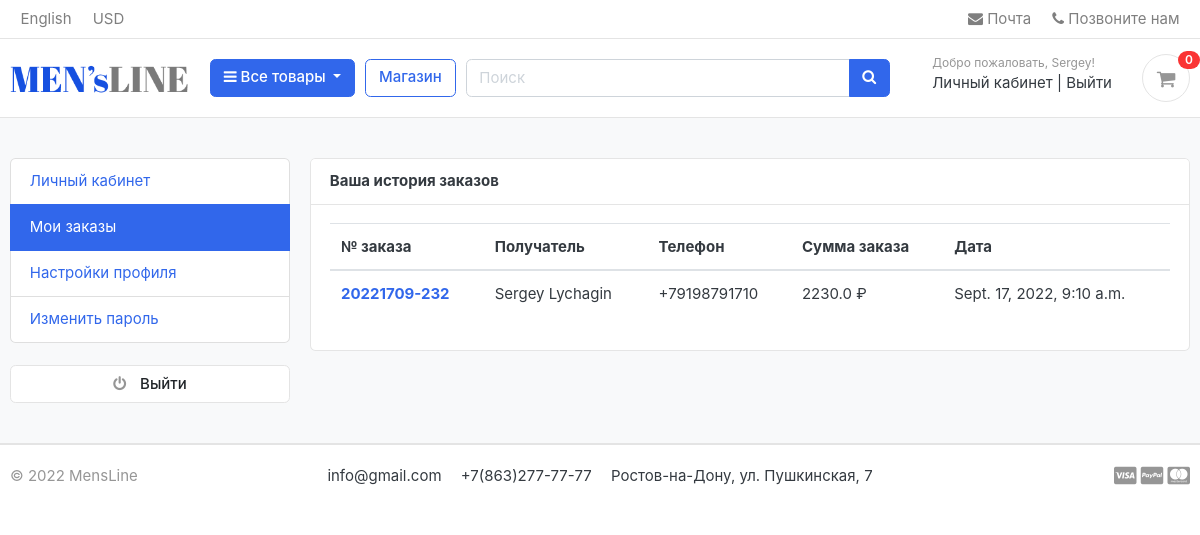
/accounts/my_orders/ (signed in), run on an earlier commit of the app's database.
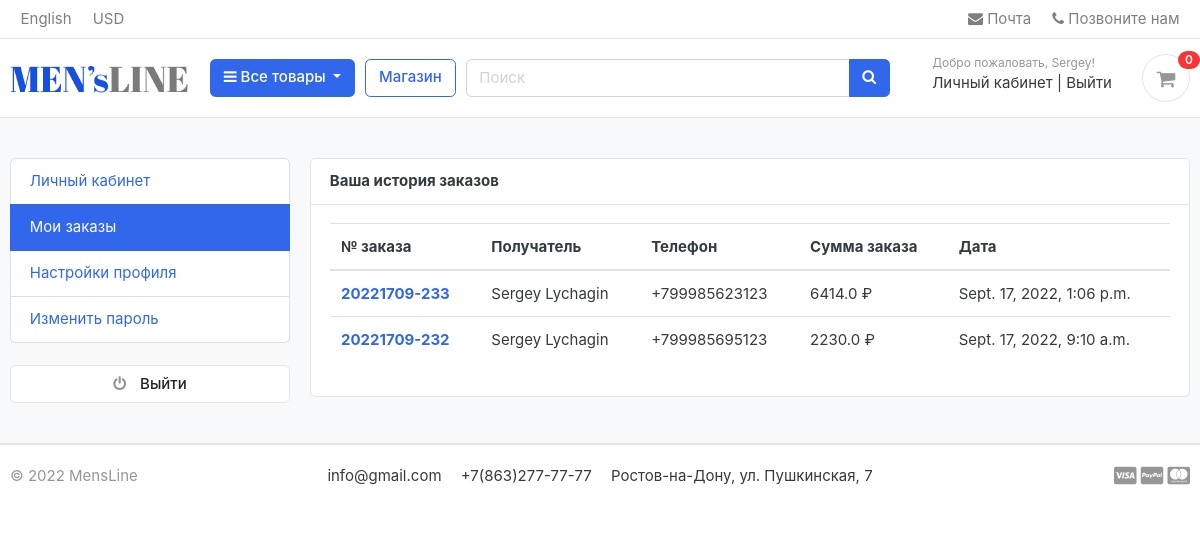
And on a later commit of the database.
### orders/models.py (models this page shows, shortened)
class Order(models.Model):
    STATUS = (
        ('New', 'New'),
        ('Accepted', 'Accepted'),
        ('Completed', 'Completed'),
        ('Cancelled', 'Cancelled'),
    )
    objects = models.Manager()
    user = models.ForeignKey(Account, on_delete=models.SET_NULL, null=True)
    payment = models.ForeignKey(Payment, on_delete=models.SET_NULL, blank=True, null=True)
    order_number = models.CharField(max_length=20)
    first_name = models.CharField(max_length=50)
    last_name = models.CharField(max_length=50)
    phone = models.CharField(max_length=15)
    email = models.EmailField(max_length=50)
    address_line_1 = models.CharField(max_length=50)
    address_line_2 = models.CharField(max_length=50, blank=True)
    country = models.CharField(max_length=50)
    region = models.CharField(max_length=50)
    city = models.CharField(max_length=50)
    order_note = models.CharField(max_length=100, blank=True)
    order_total = models.FloatField()
    discount = models.FloatField()
    status = models.CharField(max_length=10, choices=STATUS, default='New')
    ip = models.CharField(blank=True, max_length=20)
    is_ordered = models.BooleanField(default=False)
    created_at = models.DateTimeField(auto_now_add=True)
    updated_at = models.DateTimeField(auto_now=True)
    def full_name(self):
        return f'{self.first_name} {self.last_name}'

### accounts/views.py (the view)
# urls.py: path('my_orders/', views.my_orders, name='my_orders'),
@login_required(login_url='login')
def my_orders(request):
    orders = Order.objects.filter(user=request.user, is_ordered=True).order_by('-created_at')
    context = {
        'orders': orders,
    }
    return render(request, 'accounts/my_orders.html', context)

### carts/context_processor.py (called while the page is built)
def counter(request):
    cart_count = 0
    if 'admin' in request.path:
        return {}
    else:
        try:
            cart = Cart.objects.filter(cart_id=_cart_id(request))
            if request.user.is_authenticated:
                cart_items = CartItem.objects.all().filter(user=request.user)
            else:
                cart_items = CartItem.objects.all().filter(cart=cart[:1])
            for cart_item in cart_items:
                cart_count += cart_item.quantity
        except ObjectDoesNotExist:
            cart_count = 0
    return dict(cart_count=cart_count)

### carts/views.py (called while the page is built)
def _cart_id(request):
    cart = request.session.session_key
    if not cart:
        cart = request.session.create()
    return cart

### category/context_processor.py (called while the page is built)
def menu_links(request):
    links = Category.objects.all()
    return dict(links=links)

### category/models.py (called while the page is built)
    def get_url(self):
        return reverse('products_by_category', args=[self.slug])

### templates/accounts/my_orders.html (shortened to what this page needs)
{% extends 'base.html' %}
{% block content %}
<section class="section-content padding-y bg">
    <div class="container">
        <div class="row">
            {% include 'includes/dashboard_sidebar.html' %}
            <main class="col-md-9">
                <article class="card">
                    <header class="card-header">
                        <strong class="d-inline-block mr-3">Ваша история заказов</strong>
                    </header>
                    <div class="card-body">
                        <div class="row">
                            <div class="col-md-12">
                                <table class="table table-hover">
                                  <thead>
                                    <tr>
                                      <th scope="col">№ заказа</th>
                                      <th scope="col">Получатель</th>
                                      <th scope="col">Телефон</th>
                                      <th scope="col">Сумма заказа</th>
                                        <th scope="col">Дата</th>
                                    </tr>
                                  </thead>
                                  <tbody>
                                  {% for order in orders %}
                                    <tr>
                                      <th scope="row"><a href="{% url 'order_detail' order.order_number %}">{{order.order_number}}</a></th>
                                      <td>{{order.full_name}}</td>
                                      <td>{{order.phone}}</td>
                                      <td>{{order.order_total}} ₽</td>
                                      <td>{{order.created_at}}</td>
                                    </tr>
                                  {% endfor %}
                                  </tbody>
                                </table>
                            </div>
                        </div>
                    </div>
                </article>
            </main>
        </div>
    </div>
</section>
{% endblock %}

What changed in the data, as far as the page shows it:
added Order: order_number "20221709-233", full_name "Sergey Lychagin", phone "+799985623123", order_total "6414.0", created_at "Sept. 17, 2022, 1:06 p.m."
changed Order "Sept. 17, 2022, 9:10 a.m.": phone "+79198791710" → "+799985695123"
